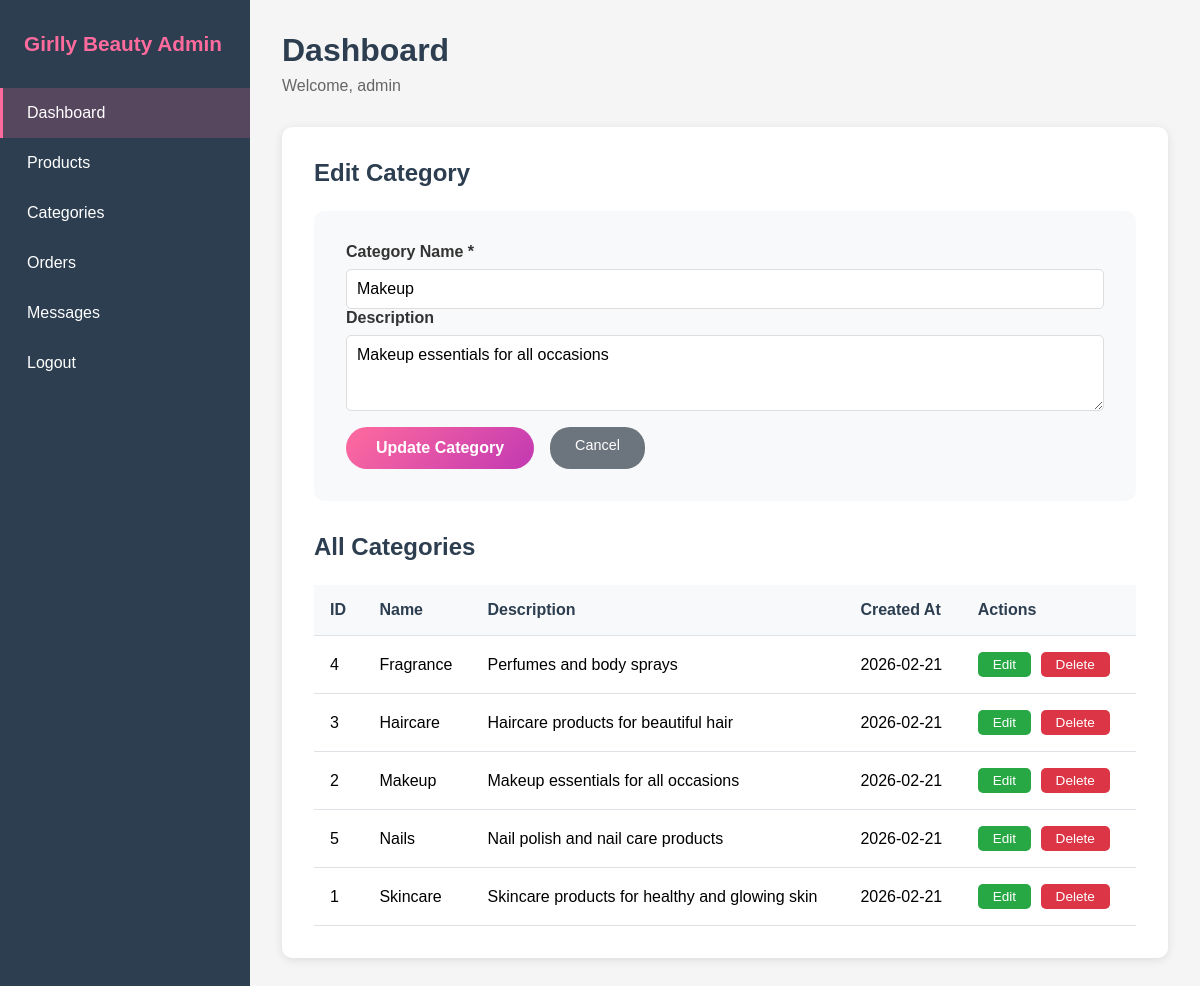
/admin/categories.php?edit=2 (signed in), run on the app's committed database.
### tables this page shows
CREATE TABLE IF NOT EXISTS categories (
    id INT AUTO_INCREMENT PRIMARY KEY,
    name VARCHAR(100) NOT NULL,
    description TEXT,
    created_at TIMESTAMP DEFAULT CURRENT_TIMESTAMP
);

### admin/categories.php (the view, shortened to what this page needs)
<?php
require_once '../config/database.php';
$categories = $pdo->query("SELECT * FROM categories ORDER BY name")->fetchAll();
$editCategory = null;
if (isset($_GET['edit'])) {
    $stmt = $pdo->prepare("SELECT * FROM categories WHERE id = :id");
    $stmt->execute([':id' => $_GET['edit']]);
    $editCategory = $stmt->fetch();
}
?>
<?php include 'includes/header.php'; ?>
<div class="admin-content">
    <div class="content-header">
        <h2><?php echo $editCategory ? 'Edit Category' : 'Add New Category'; ?></h2>
    </div>
    <div class="form-container">
        <form method="POST" action="categories.php">
            <div class="form-group">
                <label for="name">Category Name *</label>
                <input type="text" id="name" name="name" value="<?php echo $editCategory ? $editCategory['name'] : ''; ?>" required>
            </div>
            <div class="form-group">
                <label for="description">Description</label>
                <textarea id="description" name="description" rows="3"><?php echo $editCategory ? $editCategory['description'] : ''; ?></textarea>
            </div>
            <div class="form-actions">
                <button type="submit" class="btn-primary"><?php echo $editCategory ? 'Update Category' : 'Add Category'; ?></button>
                <?php if ($editCategory): ?>
                    <a href="categories.php" class="btn-secondary">Cancel</a>
                <?php endif; ?>
            </div>
        </form>
    </div>
    <div class="content-header">
        <h2>All Categories</h2>
    </div>
    <div class="table-container">
        <table class="admin-table">
            <thead>
                <tr>
                    <th>ID</th>
                    <th>Name</th>
                    <th>Description</th>
                    <th>Created At</th>
                    <th>Actions</th>
                </tr>
            </thead>
            <tbody>
                <?php foreach ($categories as $category): ?>
                    <tr>
                        <td><?php echo $category['id']; ?></td>
                        <td><?php echo $category['name']; ?></td>
                        <td><?php echo $category['description']; ?></td>
                        <td><?php echo date('Y-m-d', strtotime($category['created_at'])); ?></td>
                        <td>
                            <a href="categories.php?edit=<?php echo $category['id']; ?>" class="btn-small btn-edit">Edit</a>
                            <a href="categories.php?delete=<?php echo $category['id']; ?>" class="btn-small btn-delete" onclick="return confirm('Are you sure?')">Delete</a>
                        </td>
                    </tr>
                <?php endforeach; ?>
            </tbody>
        </table>
    </div>
</div>
<?php include 'includes/footer.php'; ?>

### assets/css/admin.css (style rules this page uses)
* { margin: 0; padding: 0; box-sizing: border-box; }
body { font-family: 'Arial', sans-serif; background: #f5f5f5; }
.form-group { display: flex; flex-direction: column; }
.form-group label { margin-bottom: 0.5rem; font-weight: bold; color: #333; }
.form-group input, .form-group textarea, .form-group select { padding: 10px; border: 1px solid #ddd; border-radius: 5px; font-family: inherit; font-size: 1rem; }
.btn-primary { background: linear-gradient(135deg, #ff6b9d 0%, #c239b3 100%); color: white; padding: 12px 30px; border: none; border-radius: 25px; font-size: 1rem; font-weight: bold; cursor: pointer; transition: transform 0.3s, box-shadow 0.3s; }
.btn-secondary { background: #6c757d; color: white; padding: 10px 25px; border: none; border-radius: 20px; font-size: 0.9rem; cursor: pointer; text-decoration: none; display: inline-block; transition: background 0.3s; }
.admin-content { background: white; padding: 2rem; border-radius: 10px; box-shadow: 0 2px 10px rgba(0,0,0,0.1); }
.content-header { display: flex; justify-content: space-between; align-items: center; margin-bottom: 1.5rem; }
.content-header h2, .content-header h3 { color: #2c3e50; }
.form-container { background: #f8f9fa; padding: 2rem; border-radius: 10px; margin-bottom: 2rem; }
.form-actions { display: flex; gap: 1rem; margin-top: 1rem; }
.table-container { overflow-x: auto; }
.admin-table { width: 100%; border-collapse: collapse; background: white; }
.admin-table thead { background: #f8f9fa; }
.admin-table th, .admin-table td { padding: 1rem; text-align: left; border-bottom: 1px solid #dee2e6; }
.admin-table th { font-weight: bold; color: #2c3e50; }
.btn-small { padding: 5px 15px; border-radius: 5px; text-decoration: none; font-size: 0.85rem; display: inline-block; margin-right: 5px; background: #007bff; color: white; border: none; cursor: pointer; }
.btn-edit { background: #28a745; }
.btn-delete { background: #dc3545; }

### data on the page
categories: name "Makeup", description "Makeup essentials for all occasions", id "2", created_at "2026-02-21"
categories: id "4", name "Fragrance", description "Perfumes and body sprays", created_at "2026-02-21"
categories: id "3", name "Haircare", description "Haircare products for beautiful hair", created_at "2026-02-21"
categories: id "5", name "Nails", description "Nail polish and nail care products", created_at "2026-02-21"
categories: id "1", name "Skincare", description "Skincare products for healthy and glowing skin", created_at "2026-02-21"

### other printed values
$_SESSION['admin_username'] "admin"
